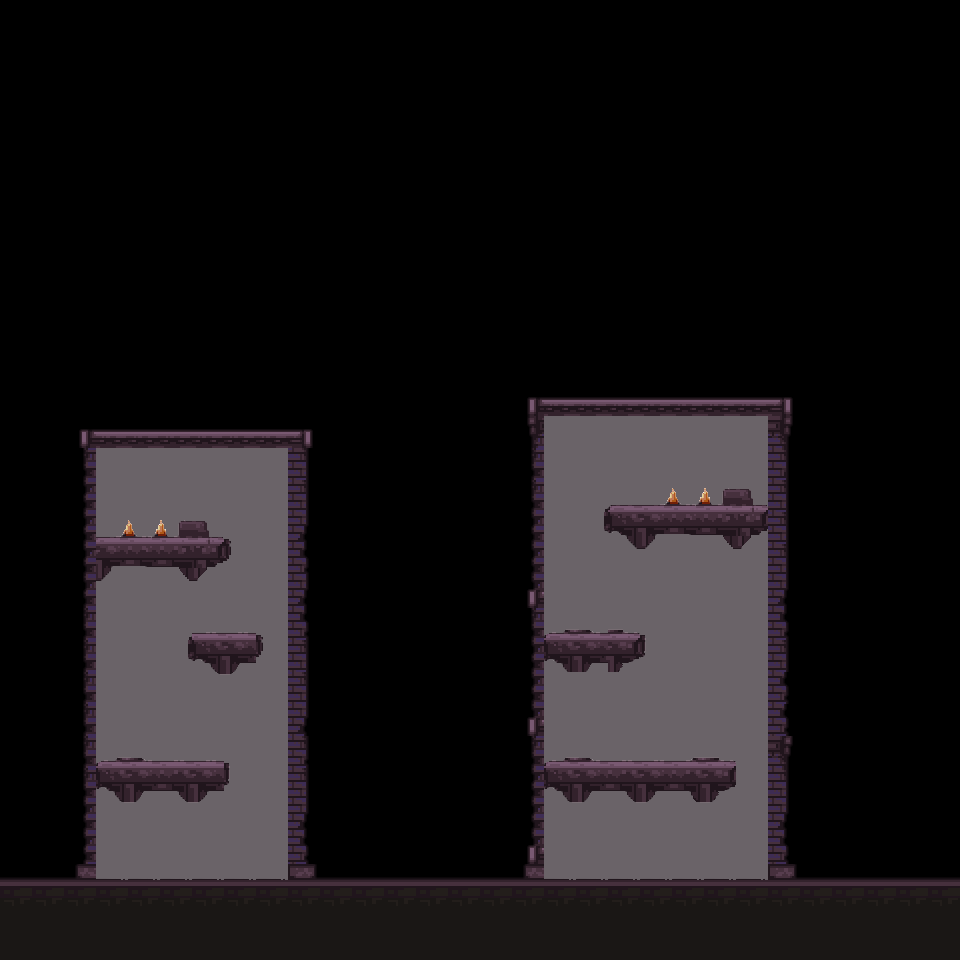

The image is a tile-based game level rendered from a .tmx file. Its description and complete source (layers, tilesets, objects, tile grids) follow:
An orthogonal 30x30 tile map with 32x32 px tiles, 1 tile layer (Слой тайлов 1), 2 tilesets and 9 objects.

<map version="1.9" tiledversion="1.9.2" orientation="orthogonal" renderorder="right-down" width="30" height="30" tilewidth="32" tileheight="32" infinite="0" nextlayerid="3" nextobjectid="11">
 <tileset firstgid="1" source="../dark city tileset 1.tsx" />
 <tileset firstgid="1001" source="../inside_tileset1.tsx" />
 <layer id="1" name="Слой тайлов 1" width="30" height="30">
  <data encoding="csv">
71,72,73,74,0,0,0,0,0,0,0,71,71,71,71,71,71,71,71,71,71,71,71,71,71,72,73,74,0,0,
71,71,71,71,71,71,71,71,71,71,71,111,111,111,111,111,111,111,111,111,111,111,111,111,71,71,71,72,73,74,
111,111,111,111,111,111,111,111,111,111,111,151,151,151,151,151,151,151,151,151,151,151,151,151,111,111,71,72,73,74,
151,151,151,151,151,151,151,151,151,151,151,151,152,153,154,0,0,0,0,0,0,0,0,0,151,151,71,72,73,74,
0,0,0,0,0,0,71,72,73,74,74,74,74,74,74,74,74,74,74,74,74,74,74,74,0,0,71,72,73,74,
71,72,73,74,74,74,74,74,74,114,114,114,114,114,114,114,114,114,114,114,114,114,114,114,74,74,74,74,74,74,
73,74,74,74,114,114,114,114,114,154,154,154,154,154,154,154,154,154,154,154,154,154,154,154,114,114,114,114,114,114,
72,73,74,114,154,154,154,154,154,0,0,0,0,0,0,0,0,0,0,0,151,152,153,154,154,154,154,154,154,154,
71,71,71,71,71,71,71,71,71,71,71,71,71,71,71,71,71,71,71,71,71,71,71,71,71,71,71,72,73,74,
111,111,111,111,111,111,111,111,111,111,111,111,111,111,111,111,111,111,111,111,111,111,111,111,111,111,111,112,113,114,
151,151,151,151,151,151,151,151,151,151,151,151,151,151,151,151,151,151,151,151,151,151,151,151,151,151,151,152,153,154,
0,0,0,0,0,0,0,0,0,0,0,0,0,0,0,0,0,0,0,0,0,0,0,0,0,0,0,0,0,0,
0,0,0,0,0,0,0,0,0,0,0,0,0,0,0,0,343,356,356,356,356,356,356,356,357,0,0,0,0,0,
0,0,374,375,375,375,375,375,375,381,0,0,0,0,0,0,383,1028,1028,1028,1028,1028,1028,1028,397,0,0,0,0,0,
0,0,366,1017,1017,1017,1017,1017,1017,372,0,0,0,0,0,0,423,1017,1017,1017,1017,1017,1017,1017,437,0,0,0,0,0,
0,0,406,1017,1017,1017,1017,1017,1017,372,0,0,0,0,0,0,366,1017,1038,1002,1003,1004,1005,1006,372,0,0,0,0,0,
0,0,446,1003,1004,1005,1006,1007,1008,412,0,0,0,0,0,0,406,1017,1047,1011,1012,1013,1014,1015,372,0,0,0,0,0,
0,0,406,1012,1013,1014,1015,1016,1008,452,0,0,0,0,0,0,446,1017,1017,1020,1021,1022,1023,1024,372,0,0,0,0,0,
0,0,446,1021,1022,1023,1024,1017,1017,412,0,0,0,0,0,0,486,1017,1017,1017,1017,1017,1017,1017,412,0,0,0,0,0,
0,0,366,1022,1022,1038,1041,1042,1007,452,0,0,0,0,0,0,366,1039,1040,1044,1045,1017,1017,1017,452,0,0,0,0,0,
0,0,423,1022,1022,1047,1048,1049,1016,372,0,0,0,0,0,0,406,1048,1049,1053,1054,1017,1017,1017,372,0,0,0,0,0,
0,0,423,1022,1022,1022,1059,1060,1022,372,0,0,0,0,0,0,446,1017,1017,1017,1017,1017,1017,1017,452,0,0,0,0,0,
0,0,423,1022,1022,1022,1022,1022,1022,412,0,0,0,0,0,0,486,1017,1017,1017,1017,1017,1017,1017,452,0,0,0,0,0,
0,0,423,1039,1040,1041,1042,1045,1022,461,0,0,0,0,0,0,366,1039,1040,1041,1042,1043,1044,1017,332,0,0,0,0,0,
0,0,423,1048,1049,1050,1051,1054,1022,372,254,255,0,0,0,0,406,1048,1049,1050,1051,1052,1053,1017,372,0,0,0,0,0,
0,0,406,1057,1058,1059,1060,1022,1022,412,294,295,0,0,0,0,446,1057,1058,1059,1060,1061,1062,1017,412,0,0,0,0,0,
0,0,446,1022,1022,1022,1022,1022,1022,452,334,335,0,0,0,0,486,1017,1017,1017,1017,1017,1017,1017,452,0,0,0,0,0,
685,685,686,681,681,681,681,681,681,781,685,685,685,685,685,685,686,681,681,681,681,681,681,681,781,685,685,685,685,685,
723,723,723,723,723,723,723,723,723,723,723,723,723,723,723,723,723,723,723,723,723,723,723,723,723,723,723,723,723,723,
886,886,886,886,886,886,886,886,886,886,886,886,886,886,886,886,886,886,886,886,886,886,886,886,886,886,886,886,886,886
</data>
 </layer>
 <objectgroup id="2" name="Objects">
  <object id="1" x="640" y="640">
   <polyline points="0,0 -96,0" />
  </object>
  <object id="2" x="608" y="512">
   <polyline points="0,0 160,0" />
  </object>
  <object id="3" x="736" y="768">
   <polyline points="0,0 -192,0" />
  </object>
  <object id="4" x="96" y="768">
   <polyline points="0,0 128,0" />
  </object>
  <object id="5" x="192" y="640">
   <polyline points="0,0 64,0" />
  </object>
  <object id="6" x="224" y="544">
   <polyline points="0,0 -128,0" />
  </object>
  <object id="8" x="0" y="881">
   <polyline points="0,0 960,0" />
  </object>
  <object id="9" x="288" y="881">
   <polyline points="0,0 0,-433 -192,-433 -192,0" />
  </object>
  <object id="10" x="544" y="880">
   <polyline points="0,0 0,-464 224,-464 224.667,0.666667" />
  </object>
 </objectgroup>
</map>
